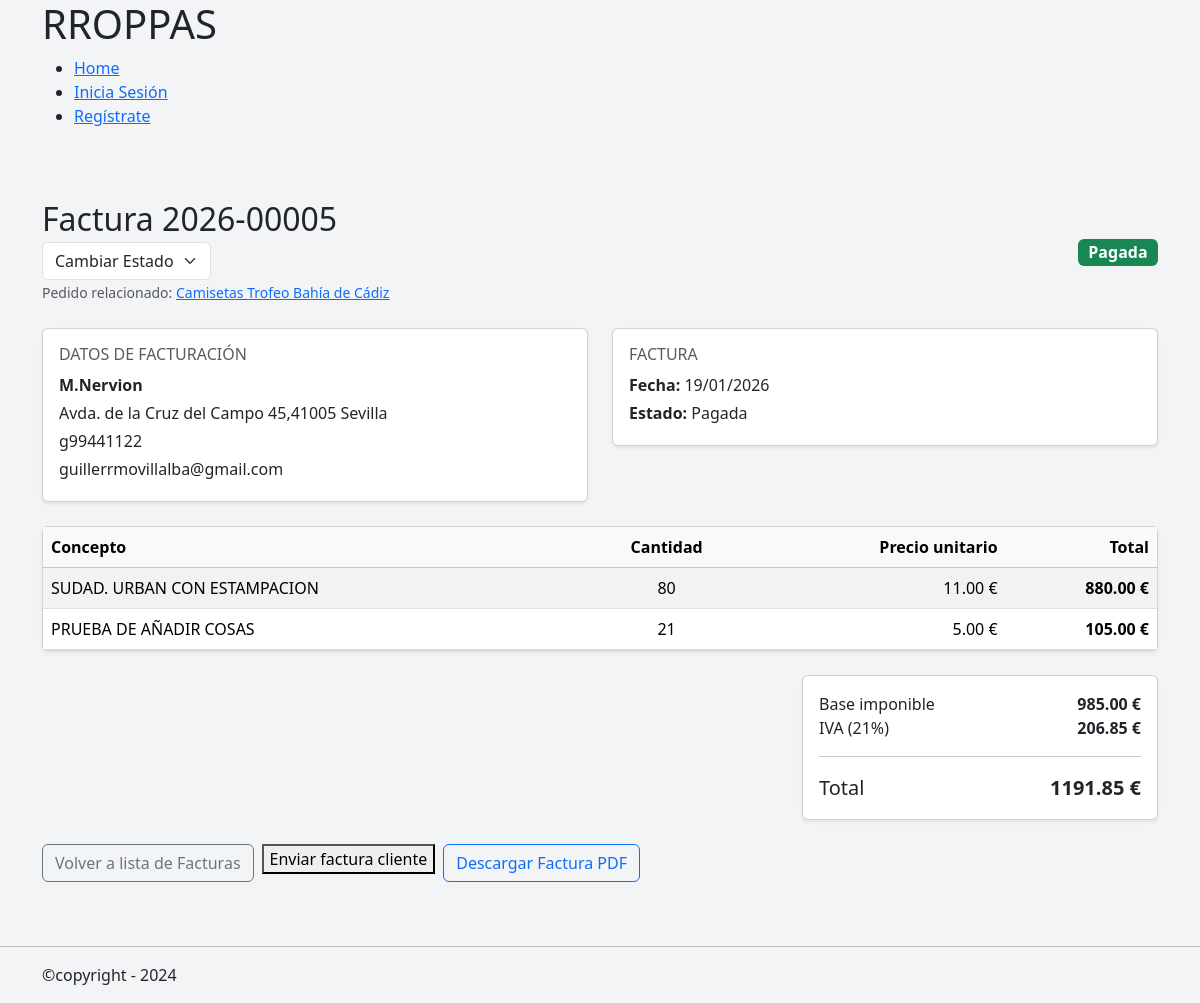
The page /invoices/detail/16 on the database its author committed.
### invoices/models.py (models this page shows, shortened)
class Invoices(models.Model):
    class InvoiceStatus(models.TextChoices):
        DRAFT = 'DRAFT', 'Borrador'
        ISSUED = 'ISSUED', 'Emitida'
        PAID = 'PAID', 'Pagada'
        CANCELLED = 'CANCELLED', 'Cancelada'
    order = models.ForeignKey(
        Order,
        on_delete=models.PROTECT,
        related_name= 'invoices'
    )
    client_name = models.CharField(max_length=150)
    cifnif = models.CharField(max_length=20)
    client_adress = models.CharField(max_length=150)
    billing_email = models.EmailField(blank=True)
    invoice_number = models.CharField(
        max_length=30,
        unique=True,
    )
    issue_date = models.DateField()
    due_date = models.DateField(
        null=True,
        blank=True,
    )
    sent_at = models.DateTimeField(
        null=True,
        blank=True,
    )
    status = models.CharField(
        verbose_name='Estado',
        choices=InvoiceStatus.choices,
        default=InvoiceStatus.DRAFT,
    )
    created_at = models.DateTimeField(
        auto_now_add=True
    )
    def base_amount(self):
        return sum(
            item.unit_price * item.quantity
            for item in self.items.all()
        )
    def vat_amount(self):
        return (self.base_amount() * Decimal(0.21)).quantize(
            Decimal("0.01"),
            rounding=ROUND_HALF_UP
        )
    def total_with_vat(self):
        return(self.base_amount() + self.vat_amount())

class InvoiceItem(models.Model):
    invoice = models.ForeignKey(
        Invoices,
        on_delete=models.CASCADE,
        related_name='items'
    )
    description = models.CharField(
        help_text='Concepto facturado',
        max_length=255,
        blank=True,
        null=True,
    )
    quantity = models.PositiveIntegerField(
        blank=True,
        null=True,
    )
    unit_price= models.DecimalField(
        max_digits=10,
        decimal_places=2,
        help_text='Precio unitario sin IVA',
        blank=True,
        null=True,
    )
    def total(self):
        return self.quantity * self.unit_price

### orders/models.py (models this page shows, shortened)
class Order(models.Model):
    class OrderStatus(models.TextChoices):
        RECEIVED = "RECEIVED", "Recibido"
        PENDING_DESIGN = "PENDING_DESIGN", "Pendiente de diseño"
        DESIGN_READY = "DESIGN_READY", "Diseño confirmado"
        IN_PRODUCTION = "IN_PRODUCTION", "En producción"
        COMPLETED = "COMPLETED", "Completado"
        DELIVERED = "DELIVERED", "Entregado"
        CANCELLED = "CANCELLED", "Cancelado"
    class OrderType(models.TextChoices):
        LARGE = 'LARGE', 'Encargo Importante'
        SMALL = 'SMALL', 'Encargo de Mostrador'
    client = models.ForeignKey(
        Client,
        on_delete=models.PROTECT,
        related_name='orders',
    )
    title = models.CharField(
        max_length=50,
        help_text='Descripcion corta del Pedido',
        verbose_name='Nombre del encargo',
    )
    status = models.CharField(
        verbose_name='Estado',
        choices=OrderStatus,
        default=OrderStatus.PENDING_DESIGN,
    )
    order_type =models.CharField(
        verbose_name='Tipo de pedido',
        choices=OrderType,
    )
    notes = models.TextField(blank=True, null=True)
    delivery_date = models.DateField(blank=True, null=True)
    created_at = models.DateTimeField(auto_now_add=True)
    updated_at = models.DateTimeField(auto_now=True)
    sent_at = models.DateField(blank=True, null=True)

### invoices/views.py (the view)
# urls.py: path('detail/<pk>', InvoiceDetailView.as_view(), name='invoice_detail'),
class InvoiceDetailView(DetailView):
    model = Invoices
    template_name = 'invoices/invoice_detail.html'

### mini_erp/templates/invoices/invoice_detail.html (shortened to what this page needs)
{% extends "general/layout.html" %}
{% block contenido %}
{% load static %}
<link rel="stylesheet" href="https://cdnjs.cloudflare.com/ajax/libs/font-awesome/5.12.1/css/all.min.css" />
<link rel="stylesheet" href="{% static 'orders/css/orders.css' %}">
<div class="container my-4">
    <div class="d-flex justify-content-between align-items-center mb-4">
        <div>
            <h2 class="mb-1">
                Factura {{ object.invoice_number }}
            </h2>
            <span>
                <form method="post" action="{% url 'invoices:invoice_change_status' object.pk %}">
                    <select name="status" class="form-select w-auto" onchange="this.form.submit()">
                        <option disabled selected>Cambiar Estado</option>
                    </select>
                </form>
            </span>
            <small class="text-muted">
                Pedido relacionado:
                <a href="{% url 'orders:order_detail' object.order.pk %}">
                    {{ object.order.title }}
                </a>
            </small>
        </div>
        <div>
            <span class='badge fs-6
                {% if object.status == "DRAFT" %} bg-secondary
                {% elif object.status == "ISSUED" %} bg-primary
                {% elif object.status == "PAID" %} bg-success
                {% elif object.status == "CANCELLED" %} bg-danger
                {% endif %}
                '>
                {{ object.get_status_display }}
            </span>
        </div>
    </div>
    <div class="row mb-4">
        <div class="col-md-6">
            <div class="card shadow-sm">
                <div class="card-body">
                    <h6 class="text-uppercase text-muted">Datos de facturación</h6>
                    <p class="mb-1"><strong>{{ object.client_name }}</strong></p>
                    <p class="mb-1">{{ object.client_adress }}</p>
                    <p class="mb-1">{{ object.cifnif }}</p>
                    <p class="mb-1">{{ object.billing_email }}</p>
                </div>
            </div>
        </div>
        <div class="col-md-6">
            <div class="card shadow-sm">
                <div class="card-body">
                    <h6 class="text-uppercase text-muted">Factura</h6>
                    <p class="mb-1">
                        <strong>Fecha:</strong> {{ object.issue_date|date:"d/m/Y" }}
                    </p>
                    <p class="mb-1">
                        <strong>Estado:</strong> {{ object.get_status_display }}
                    </p>
                </div>
            </div>
        </div>
    </div>
    <div class="card shadow-sm mb-4">
        <div class="card-body p-0">
            <table class="table table-striped mb-0">
                <thead class="table-light">
                    <tr>
                        <th>Concepto</th>
                        <th class="text-center">Cantidad</th>
                        <th class="text-end">Precio unitario</th>
                        <th class="text-end">Total</th>
                    </tr>
                </thead>
                <tbody>
                    {% for item in object.items.all %}
                        <tr>
                            <td>{{ item.description }}</td>
                            <td class="text-center">{{ item.quantity }}</td>
                            <td class="text-end">{{ item.unit_price }} €</td>
                            <td class="text-end fw-bold">
                                {{ item.total }} €
                            </td>
                        </tr>
                    {% empty %}
                        <tr>
                            <td colspan="4" class="text-center text-muted py-4">
                                No hay líneas de factura todavía
                            </td>
                        </tr>
                    {% endfor %}
                </tbody>
            </table>
        </div>
    </div>
    <div class="row justify-content-end mb-4">
        <div class="col-md-4">
            <div class="card shadow-sm">
                <div class="card-body">
                    <div class="d-flex justify-content-between">
                        <span>Base imponible</span>
                        <strong>{{ object.base_amount }} €</strong>
                    </div>
                    <div class="d-flex justify-content-between">
                        <span>IVA (21%)</span>
                        <strong>{{ object.vat_amount }} €</strong>
                    </div>
                    <hr>
                    <div class="d-flex justify-content-between fs-5">
                        <span>Total</span>
                        <strong>{{ object.total_with_vat }} €</strong>
                    </div>
                </div>
            </div>
        </div>
    </div>
    <div class="d-flex gap-2">
        <a href="{% url 'invoices:invoice_list' %}" class="btn btn-outline-secondary">
            Volver a lista de Facturas
        </a>
        <form action="{% url 'invoices:invoice_send_email' object.pk %}" method="post">
            <button type="submit"> Enviar factura cliente</button>
        </form>
        <a href="{% url 'invoices:invoice_pdf_download' object.pk %}"
            class="btn btn-outline-primary"
            target="_blank"
        >
            Descargar Factura PDF
        </a>
    </div>
</div>
{% endblock %}

### mini_erp/static/orders/css/orders.css (style rules this page uses)
body { background-color: #f3f4f6; }

### rows shown on the page
Invoices: invoice_number "2026-00005", order "Camisetas Trofeo Bahía de Cádiz", status "Pagada", client_name "M.Nervion", client_adress "Avda. de la Cruz del Campo 45,41005 Sevilla", cifnif "g99441122", billing_email "guillerrmovillalba@gmail.com", issue_date "19/01/2026", base_amount "985.00", vat_amount "206.85", total_with_vat "1191.85"
InvoiceItem: description "SUDAD. URBAN CON ESTAMPACION", quantity "80", unit_price "11.00", total "880.00"
InvoiceItem: description "PRUEBA DE AÑADIR COSAS", quantity "21", unit_price "5.00", total "105.00"
